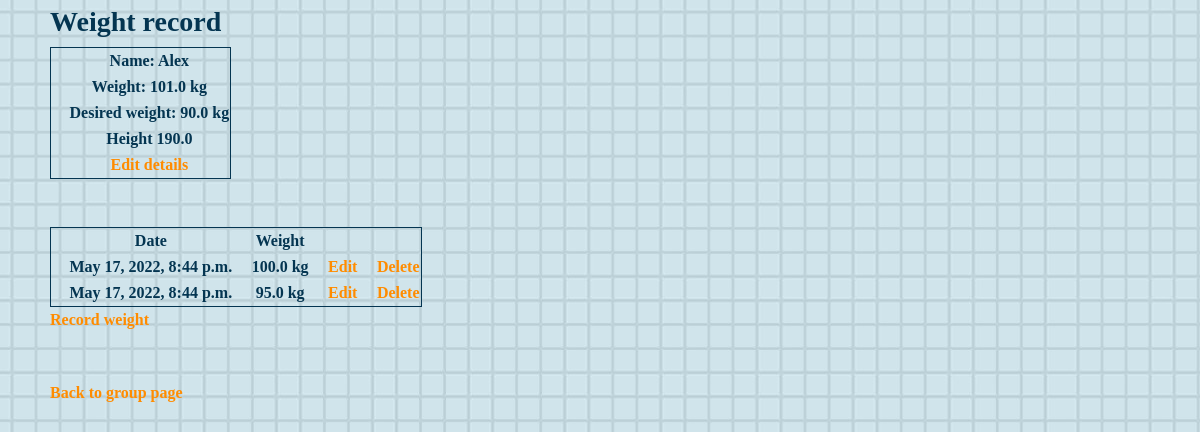
The app's page /account/ (signed in) with its own data.
### ffwc_app/models.py (models this page shows, shortened)
class User_Data(models.Model):
    user = models.ForeignKey(
                    User, on_delete=models.CASCADE, null=True, blank=True)
    name = models.CharField(max_length=20)
    weight = models.FloatField(validators=[MinValueValidator(0.0)], )
    goal_weight = models.FloatField(validators=[MinValueValidator(0.0)], )
    height = models.FloatField(validators=[MinValueValidator(0.0)], )
    created = models.DateTimeField(auto_now_add=True)
    class Meta:
        ordering = ['created']

class Weight_Update(models.Model):
    user = models.ForeignKey(User_Data, on_delete=models.CASCADE,
                                                        null=True, blank=True)
    weight_update = models.FloatField(
                                validators=[MinValueValidator(0.0)], default=0)
    created = models.DateTimeField(auto_now_add=True)
    class Meta:
        ordering = ['created']

### ffwc_app/views.py (the view)
# urls.py: path('account/', PersonalPage.as_view(), name='account'),
class PersonalPage(ListView, LoginRequiredMixin):
    model = User_Data
    context_object_name = 'user_data'
    template_name = 'ffwc_app/personal_page.html'
    def get_context_data(self, **kwargs):
        context = super().get_context_data(**kwargs)
        context['user_data'] = context['user_data'].filter(user=self.request.user)
        context['weight_update'] = Weight_Update.objects.all().filter(
                                                    user=self.request.user.id)
        return context

### ffwc_app/templates/ffwc_app/personal_page.html
{% extends 'ffwc_app/base.html' %}
{% block content %}
<h3>Weight record</h3>
    <table style="border: 1px solid;">
      {% for data in user_data %}
      <tr>
        <td>Name: {{ data.name }}</td>
      </tr>
      <tr>
        <td>Weight: {{ data.weight }} kg</td>
      </tr>
      <tr>
        <td>Desired weight: {{ data.goal_weight }} kg</td>
      </tr>
      <tr>
        <td>Height {{ data.height }}</td>
      </tr>
      <tr>
        <td><a href="{% url 'update-details' data.id %}">Edit details</a></td>
      </tr>
      {% empty %}
          <h2>Empty!</h2>
          <a href="{% url 'new-details' %}">Fill your personal details</a>
      {% endfor %}
    </table>
    <br>
    <br>
    <table style="border: 1px solid;">
      <tr>
        <th>Date</th>
        <th>Weight</th>
      </tr>
      {% for record in weight_update %}
      <tr>
        <td>{{ record.created }}</td>
        <td>{{ record.weight_update }} kg</td>
        <td><a href="{% url 'edit-update-weight' record.id %}">Edit</a></td>
        <td><a href="{% url 'delete-weight' record.id %}">Delete</a></td>
      </tr>
      {% empty %}
          <h2>Empty!</h2>
      {% endfor %}
    </table>
   <a href="{% url 'update-weight' %}">Record weight</a>
   <br>
   <br>
   <br>
   <a href="{% url 'group' %}">Back to group page</a>
{% endblock %}

### ffwc_app/static/base/main.css (style rules this page uses)
html { background-image: url("background.jpeg"); background-repeat: repeat; }
p, h1, h2, h3, h4, h5, h6 { color: #043551; font-family: Cursive, Brush Script MT !important; font-weight: bold; }
table, th, td, tr { text-align: center; padding-left: 18.5px; color: #043551; font-family: Cursive, Brush Script MT !important; font-weight: bold; }
a { color: darkorange; font-family: Cursive, Brush Script MT !important; font-weight: bold; }

### records on screen
User_Data: name "Alex", weight "101.0", goal_weight "90.0", height "190.0"
Weight_Update: created "May 17, 2022, 8:44 p.m.", weight_update "100.0"
Weight_Update: created "May 17, 2022, 8:44 p.m.", weight_update "95.0"
